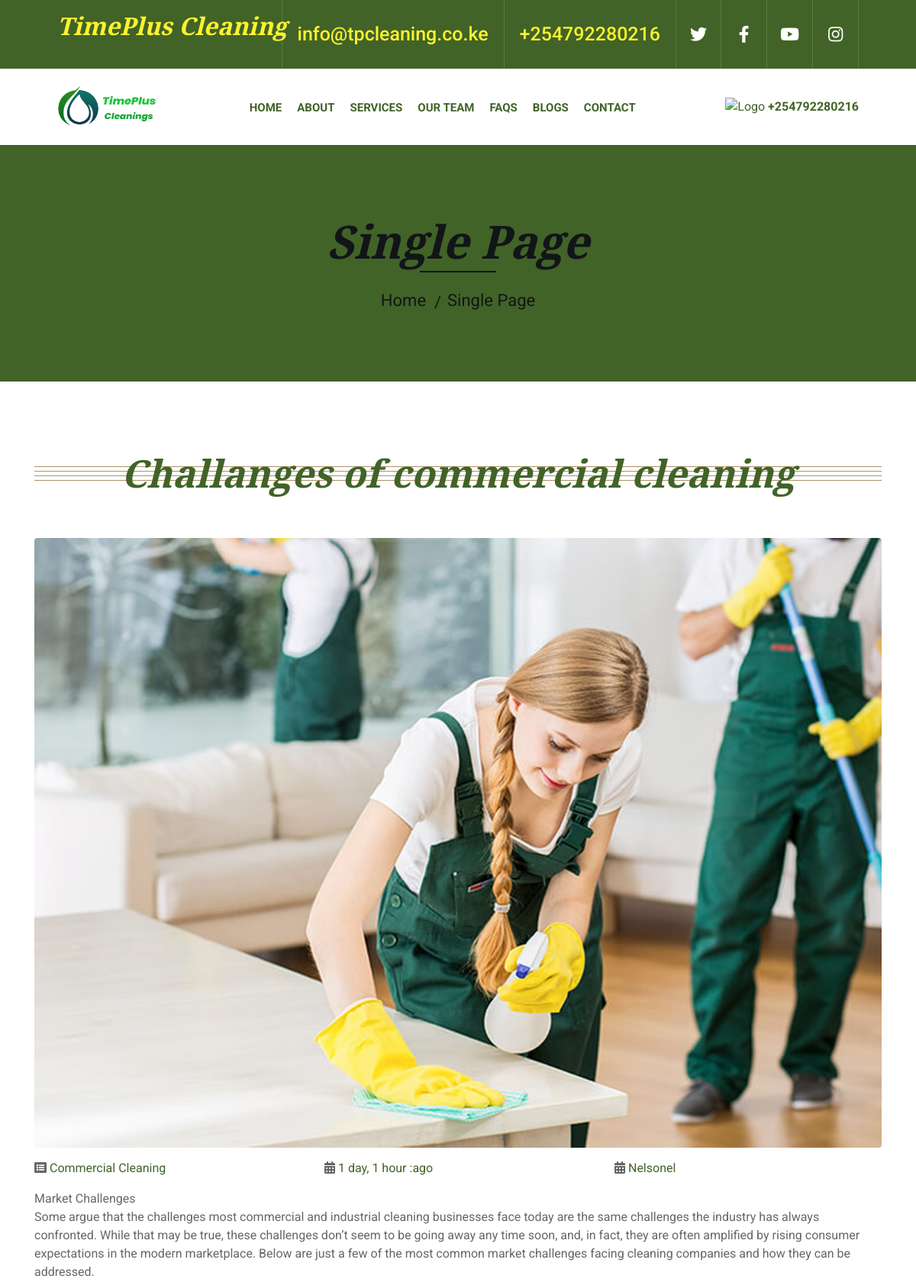
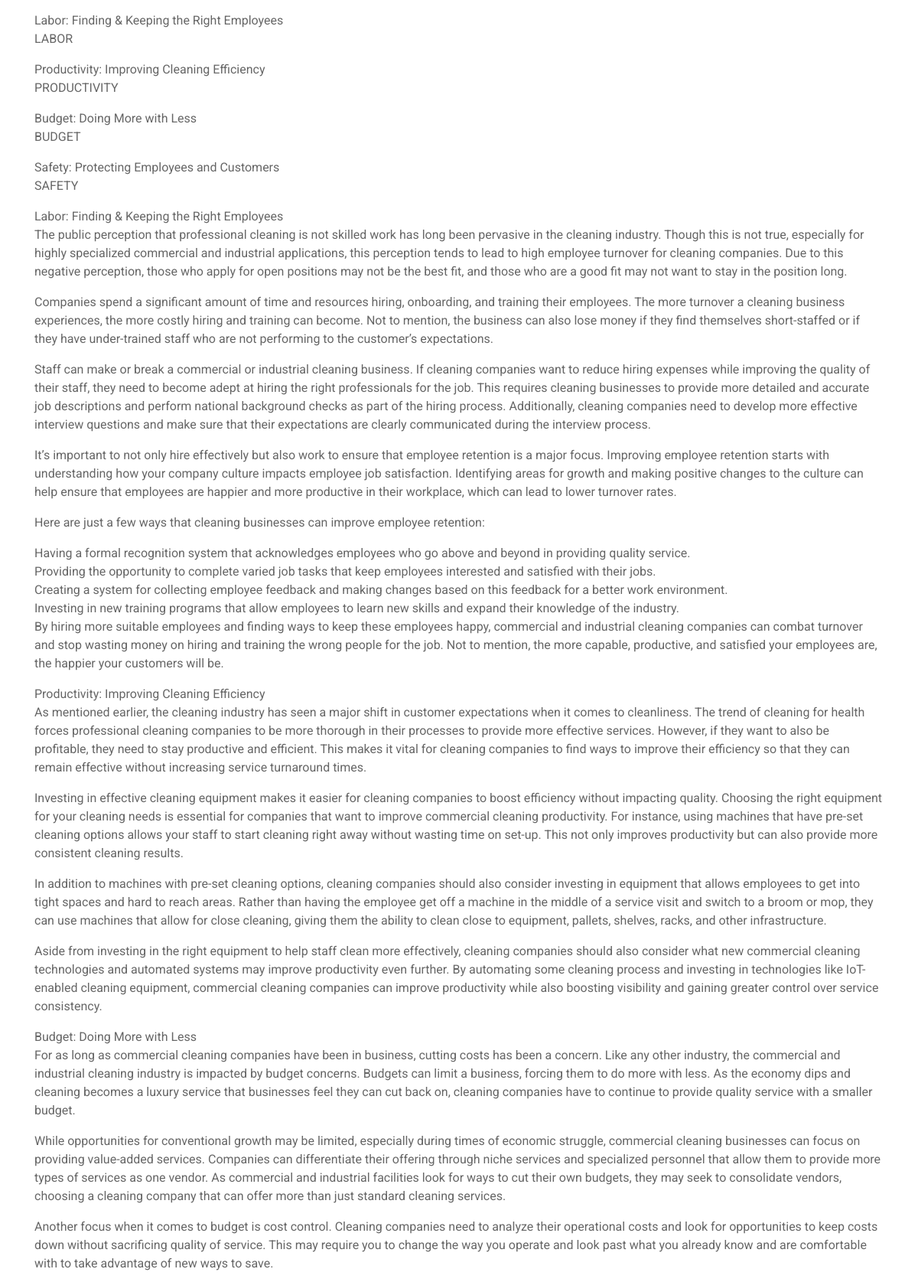
/blogDetail/2/ (upper part), run on the app's committed database (2 pictures, top to bottom).
### base/models.py (models this page shows, shortened)
class Blog(models.Model):
    host = models.ForeignKey(User, on_delete=models.SET_NULL, null=True)
    service = models.ForeignKey(Service, on_delete=models.SET_NULL, null=True)
    title = models.CharField(max_length=200)
    description = models.TextField(null=True, blank=True)
    image = models.ImageField(upload_to='static/image', null=True)
    updated = models.DateTimeField(auto_now=True)
    created = models.DateTimeField(auto_now_add=True)
    class Meta:
        ordering = ['-updated', '-created']

class Service(models.Model):
    name = models.CharField(max_length=200)
    image = models.ImageField(upload_to='static/image', null=True)
    body = models.TextField(null=True)
    updated = models.DateTimeField(auto_now=True, null=True)
    created = models.DateTimeField(auto_now_add=True, null=True)
    class Meta:
        ordering = ['-updated', '-created']
    def __str__(self):
        return self.name[0:50]

### base/views.py (the view, shortened to what this page needs)
# urls.py: path('blogDetail/<int:pk>/', views.blogDetail, name='blogDetail'),
def blogDetail(request, pk):
    blog = Blog.objects.get(id=pk)
    services = Service.objects.all()
    comments = blog.comment_set.all()
    blogs = Blog.objects.all()
    services = Service.objects.all()
    context = {'blog': blog, 'services': services,
               'comments': comments, 'blogs': blogs, }
    return render(request, 'base/blog-detail.html', context)

### base/templates/base/blog-detail.html (shortened to what this page needs)
{% extends 'main.html' %}
{% block content %}
{% load static %}
<div class="page-header">
    <div class="container">
        <div class="row">
            <div class="col-12">
                <h2>Single Page</h2>
            </div>
            <div class="col-12">
                <a href="{% url 'home' %}">Home</a>
                <a href="">Single Page</a>
            </div>
        </div>
    </div>
</div>
<div class="single">
    <div class="container">
        <div class="section-header">
            <h2>{{ blog.title }}</h2>
        </div>
        <div class="row">
            <div class="col-sm-12">
                <img class="img-fluid rounded" src="{{blog.image.url}}" width="100%" height="180"
                    alt="TimePlus Cleanings Image">
            </div>
            <div class="col-sm-4">
                <i class="fa fa-list-alt"></i>
                <a class="link-blog" href="">{{ blog.service }}</a>
            </div>
            <div class="col-sm-4">
                <i class="fa fa-calendar-alt"></i>
                <a class="link-blog" href="">{{ blog.created | timesince }} :ago</a>
            </div>
            <div class="col-sm-4">
                <i class="fa fa-calendar-alt"></i>
                <a class="link-blog" href="">{{ blog.host }}</a>
            </div>
            <div class="col-sm-12">
                <p>
                    {{ blog.description |escape |linebreaks}}.
                </p>
            </div>
        </div>
    </div>
</div>
{% endblock %}

### static/css/style.css (style rules this page uses)
body { color: #666666; background: #ffffff; font-family: 'Roboto', sans-serif; font-weight: 400; }
h1, h2, h3, h4, h5, h6 { font-family: 'EB Garamond', serif; font-weight: 600; font-style: italic; color: #121518; }
a { color: #454545; transition: .3s; }
.page-header { position: relative; margin-bottom: 45px; padding: 90px 0; text-align: center; background: #aa9166; }
.page-header h2 { position: relative; color: #121518; font-size: 60px; font-weight: 700; margin-bottom: 20px; padding-bottom: 5px; }
.page-header h2::after { position: absolute; content: ""; width: 100px; height: 2px; left: calc(50% - 50px); bottom: 0; background: #121518; }
.page-header a { position: relative; padding: 0 12px; font-size: 22px; color: #121518; }
.page-header a::after { position: absolute; content: "/"; width: 8px; height: 8px; top: -2px; right: -7px; text-align: center; color: #121518; }
.page-header a:last-child::after { display: none; }
.section-header { position: relative; width: 100%; text-align: center; margin-bottom: 45px; }
.section-header h2 { margin: 0; position: relative; font-size: 50px; font-weight: 700; white-space: nowrap; z-index: 1; }
.section-header h2::before { position: absolute; content: ""; width: 100%; height: 7px; left: 0; top: 21px; background: transparent; border-top: 1px solid #aa9166; border-bottom: 1px solid #aa9166; z-index: -1; }
.section-header h2::after { position: absolute; content: ""; width: 100%; height: 7px; left: 0; bottom: 20px; background: transparent; border-top: 1px solid #aa9166; border-bottom: 1px solid #aa9166; z-index: -1; }
.single { position: relative; width: 100%; padding: 45px 0 65px 0; }
.single img { margin: 10px 0 15px 0; }

### base/templates/base/blog-detail.html (style rules this page uses)
.section-header h2 { color: #416327 !important; }
.page-header { background-color: #416327 !important; }
.link-blog { color: #416327 !important; }

### data on the page
Blog: title "Challanges of commercial cleaning", image (picture), service "Commercial Cleaning", created "1 day, 1 hour", host "Nelsonel", description "Market Challenges Some argue that the challenges most commercial and industrial cleaning businesses face today are the same challenges the industry has always confronted. While that may be true, these challenges don’t seem to be going away any time soon, and, in fact, they are often amplified by rising consumer expectations in the modern marketplace. Below are just a few of the most common market challenges facing cleaning companies and how they can be addressed. Labor: Finding & Keeping the Right Employees LABOR Productivity: Improving Cleaning Efficiency PRODUCTIVITY Budget: Doing More with Less BUDGET Safety: Protecting Employees and Customers SAFETY Labor: Finding & Keeping the Right…"
